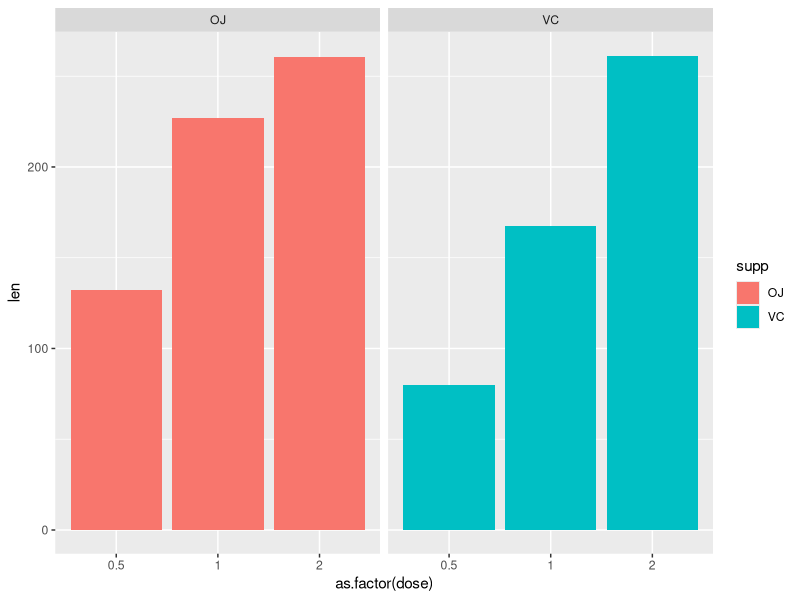
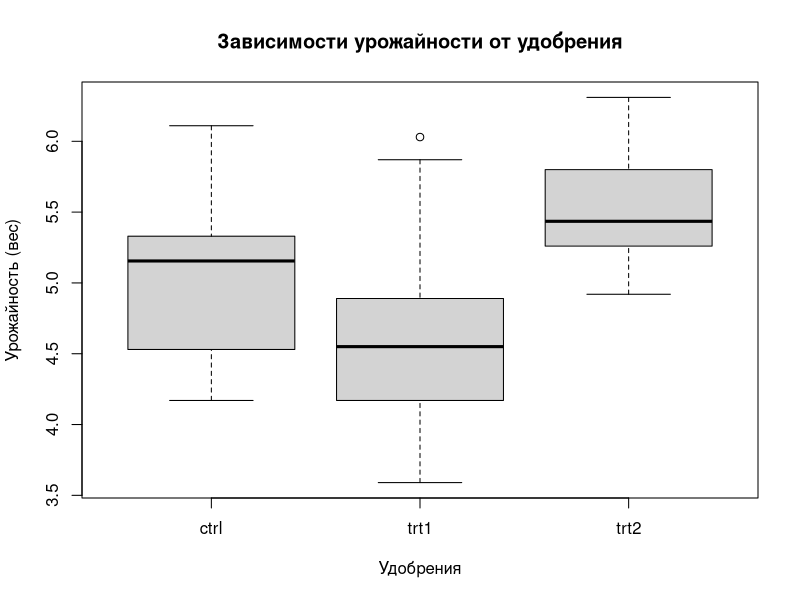
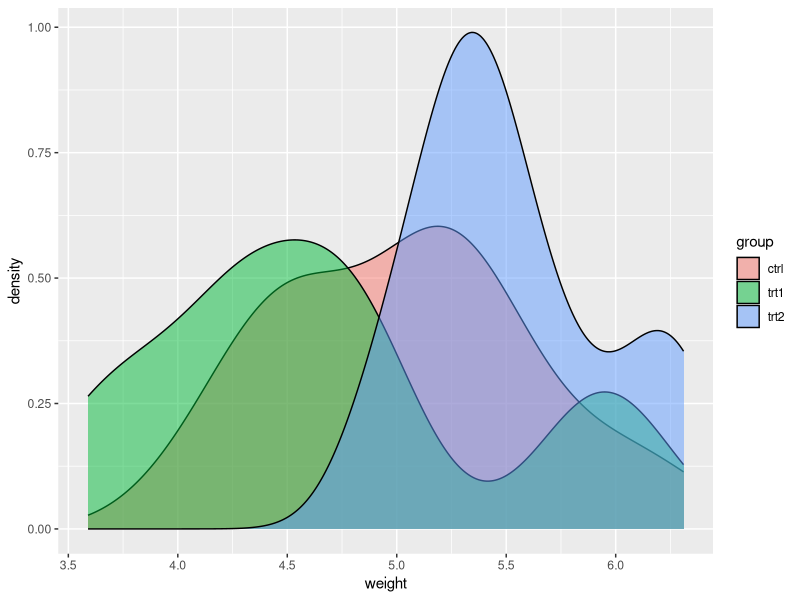

Write R code to recreate these figures, in order.
if (!require('ggplot2')) install.packages('ggplot2'); library('ggplot2')

t.stat <- t.test(ToothGrowth$len[ToothGrowth$supp == "OJ" & ToothGrowth$dose == 1], 
                 ToothGrowth$len[ToothGrowth$supp == "VC" & ToothGrowth$dose == 2])$statistic
t.pval <- t.test(ToothGrowth$len[ToothGrowth$supp == "OJ" & ToothGrowth$dose == 1], 
                 ToothGrowth$len[ToothGrowth$supp == "VC" & ToothGrowth$dose == 2])$p.value

## 0.09 > 0.05 => нет оснований отвергать нулевую гипотезу о равенстве средних
##                на основании t-теста на уровне значимости 0.05 => 
##             => нет оснований полагать, что длина зубов зависит от того,
##                что потребляли морские свинки

ggplot(ToothGrowth, aes(as.factor(dose), len, fill=supp)) +
  geom_bar(stat="identity") +
  facet_grid(. ~ supp)


####################################


fit <- aov(PlantGrowth$weight ~ PlantGrowth$group, PlantGrowth)
summary(fit)

## p-value для F-Значения 0.0159 < 0.0500 => есть основания отвергнуть нулевую гипотезу об отсутствии различий
## в урожанойсти (вес) между группами удобрений

boxplot(PlantGrowth$weight ~ PlantGrowth$group,
        xlab = "Удобрения", ylab = "Урожайность (вес)", 
        main = "Зависимости урожайности от удобрения")

ggplot(PlantGrowth, aes(weight, fill = group)) + geom_density(alpha = 0.5)


####################################



